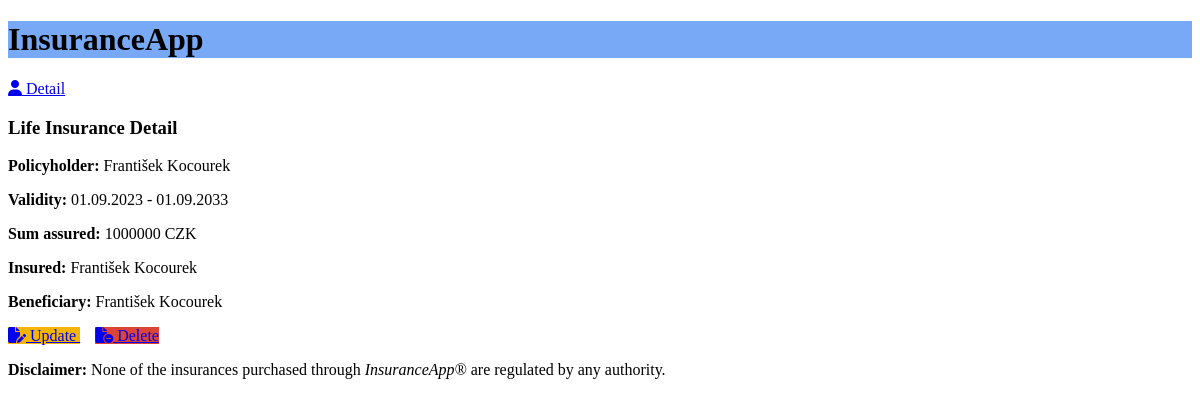
Page /lifeinsurance/detail/2/ on the committed database.
### insuranceapp/models.py (models this page shows, shortened)
class Insurace(models.Model):
    insurance_product_name = "Insurance"
    policyholder = models.ForeignKey(Policyholder, on_delete=models.CASCADE)
    contract_date = models.DateField()
    valid_from_date = models.DateField()
    valid_to_date = models.DateField()
    class Meta:
        abstract = True
    @classmethod
    def get_url_name_prefix(cls):
        return cls.insurance_product_name.replace(" ", "").lower()
    def get_update_url(self):
        return reverse(
            f"insuranceapp:{self.__class__.get_url_name_prefix()}-update",
            kwargs={"pk": self.id},
        )
    def get_delete_url(self):
        return reverse(
            f"insuranceapp:{self.__class__.get_url_name_prefix()}-delete",
            kwargs={"pk": self.id},
        )

class LifeInsurance(Insurace):
    insurance_product_name = "Life Insurance"
    sum_assured = models.IntegerField()  # Pojistná částka
    insured = models.ForeignKey(
        Insured, on_delete=models.SET_NULL, blank=True, null=True
    )
    beneficiary = models.ForeignKey(
        Beneficiary, on_delete=models.SET_NULL, blank=True, null=True
    )

class Person(models.Model):
    first_name = models.CharField(max_length=50)
    last_name = models.CharField(max_length=50)
    birth_date = models.DateField()
    personal_identification_number = models.IntegerField(unique=True)
    street_and_reference_number = models.CharField(max_length=50)
    city = models.CharField(max_length=50)
    postal_code = models.IntegerField()
    class Meta:
        abstract = True
    @property
    def full_name(self):
        return f"{self.first_name} {self.last_name}"

class Policyholder(Person):
    email = models.EmailField(unique=True)
    phone = models.IntegerField(unique=True)
    registration_date = models.DateField()

### insuranceapp/views.py (the view)
class LifeInsuranceDetailView(LifeInsuranceModelMixin, DetailView):
    pass

### insuranceapp/templates/insuranceapp/lifeinsurance_detail.html
{% extends "insuranceapp/insurance_detail.html" %}
{% block insurance %}
    {% if lifeinsurance.insured %}
        <p><b>Insured:</b> {{ lifeinsurance.insured.full_name }}</p>
    {% else %}
        <p><b>Insured:</b> {{ lifeinsurance.policyholder.full_name }}</p>
    {% endif %}
    {% if lifeinsurance.beneficiary %}
        <p><b>Beneficiary:</b> {{ lifeinsurance.beneficiary.full_name }}</p>
    {% else %}
        <p><b>Beneficiary:</b> {{ lifeinsurance.policyholder.full_name }}</p>
    {% endif %}
{% endblock insurance %}

### insuranceapp/templates/insuranceapp/insurance_detail.html (shortened to what this page needs)
{% extends "insuranceapp/base.html" %}
{% block content %}
    <a href="{% url 'insuranceapp:policyholder-detail' object.policyholder.id %}">
        <i class="fa-solid fa-user"></i>
        Detail
    </a>
    <h3>{{ object.insurance_product_name }} Detail</h3>
    <p><b>Policyholder:</b> {{ object.policyholder.full_name }}</p>
    <p><b>Validity:</b> {{ object.valid_from_date|date:"d.m.Y" }} - {{ object.valid_to_date|date:"d.m.Y" }}</p>
    <p><b>Sum assured:</b> {{ object.sum_assured }} CZK</p>
    {% block insurance %}{% endblock insurance %}
    <a class="button button-update" href="{{ object.get_update_url }}">
        <i class="fa-solid fa-file-pen"></i>
        Update
    </a>
    <a class="button button-delete" href="{{ object.get_delete_url }}">
        <i class="fa-solid fa-file-circle-minus"></i>
        Delete
    </a>
{% endblock content %}

### insuranceapp/static/insuranceapp/style.css (style rules this page uses)
.button-update { background-color: #F4B400 !important; margin-right: 15px !important; }
.button-delete { background-color: #DB4437 !important; }

### rows in the picture
LifeInsurance: insurance_product_name "Life Insurance", policyholder.full_name "František Kocourek", valid_from_date "01.09.2023", valid_to_date "01.09.2033", sum_assured "1000000"
